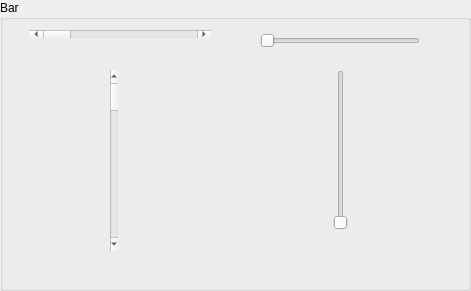
                    <widget class="QGroupBox" name="groupBox_3">
                        <property name="geometry">
                            <rect>
                                <x>470</x>
                                <y>10</y>
                                <width>471</width>
                                <height>291</height>
                            </rect>
                        </property>
                        <property name="minimumSize">
                            <size>
                                <width>220</width>
                                <height>0</height>
                            </size>
                        </property>
                        <property name="title">
                            <string>Bar</string>
                        </property>
                        <widget class="QScrollBar" name="horizontalScrollBar">
                            <property name="geometry">
                                <rect>
                                    <x>30</x>
                                    <y>30</y>
                                    <width>181</width>
                                    <height>8</height>
                                </rect>
                            </property>
                            <property name="orientation">
                                <enum>Qt::Horizontal</enum>
                            </property>
                        </widget>
                        <widget class="QScrollBar" name="verticalScrollBar">
                            <property name="geometry">
                                <rect>
                                    <x>110</x>
                                    <y>70</y>
                                    <width>8</width>
                                    <height>181</height>
                                </rect>
                            </property>
                            <property name="orientation">
                                <enum>Qt::Vertical</enum>
                            </property>
                        </widget>
                        <widget class="QSlider" name="horizontalSlider">
                            <property name="geometry">
                                <rect>
                                    <x>260</x>
                                    <y>30</y>
                                    <width>160</width>
                                    <height>22</height>
                                </rect>
                            </property>
                            <property name="orientation">
                                <enum>Qt::Horizontal</enum>
                            </property>
                        </widget>
                        <widget class="QSlider" name="verticalSlider">
                            <property name="geometry">
                                <rect>
                                    <x>330</x>
                                    <y>70</y>
                                    <width>22</width>
                                    <height>160</height>
                                </rect>
                            </property>
                            <property name="orientation">
                                <enum>Qt::Vertical</enum>
                            </property>
                        </widget>
                    </widget>
